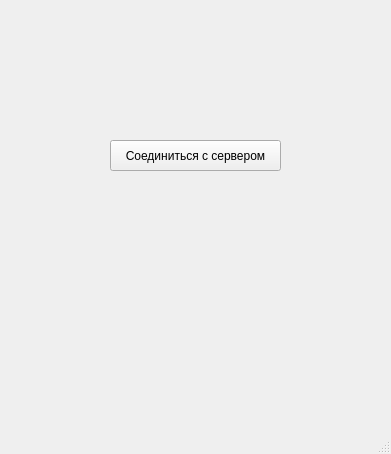
<?xml version="1.0" encoding="UTF-8"?>
<ui version="4.0">
 <class>MainWindow</class>
 <widget class="QMainWindow" name="MainWindow">
  <property name="geometry">
   <rect>
    <x>0</x>
    <y>0</y>
    <width>391</width>
    <height>454</height>
   </rect>
  </property>
  <property name="windowTitle">
   <string>MainWindow</string>
  </property>
  <widget class="QWidget" name="centralwidget">
   <widget class="QPushButton" name="pushButton">
    <property name="geometry">
     <rect>
      <x>110</x>
      <y>140</y>
      <width>171</width>
      <height>31</height>
     </rect>
    </property>
    <property name="text">
     <string>Соединиться с сервером</string>
    </property>
   </widget>
  </widget>
  <widget class="QMenuBar" name="menubar">
   <property name="geometry">
    <rect>
     <x>0</x>
     <y>0</y>
     <width>391</width>
     <height>21</height>
    </rect>
   </property>
  </widget>
  <widget class="QStatusBar" name="statusbar"/>
 </widget>
 <resources/>
 <connections/>
</ui>
